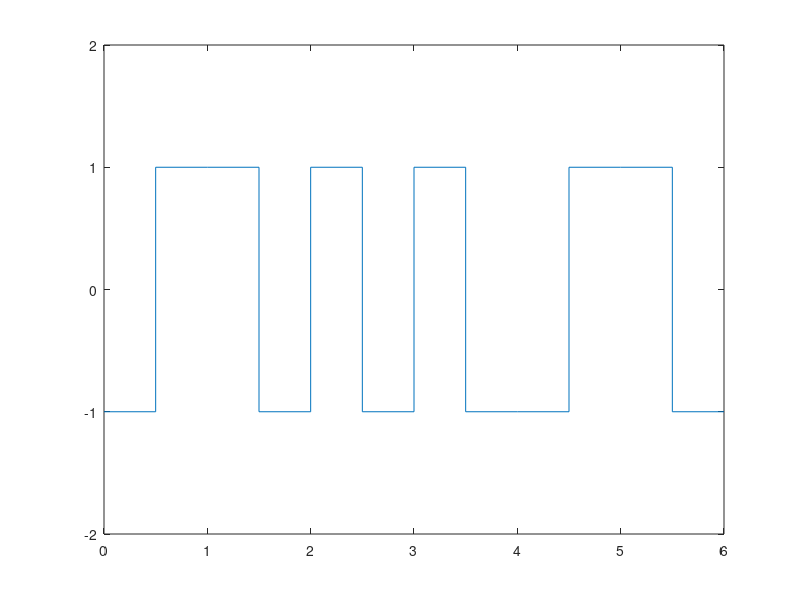

This figure's MATLAB source:
load diff_man.txt
m=diff_man;
n=length(m);
x=[];
y=[];
prev=1;
for i=1:n
    x=[x i-1 i-.5 i-.5 i];
    if(m(i)==1)
        y=[y prev prev -prev -prev];
        prev=prev*(-1);
    else
        y=[y -prev -prev prev prev];
    end
end
plot(x,y),axis([0,n,-2,2])
   